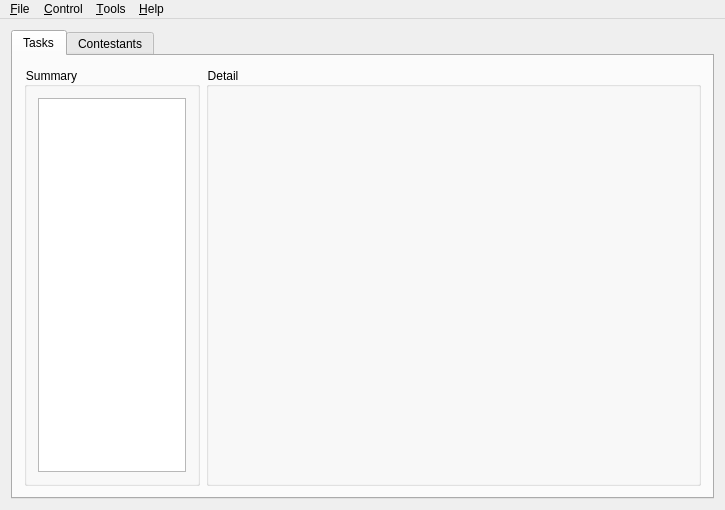
<?xml version="1.0" encoding="UTF-8"?>
<ui version="4.0">
 <class>Lemon</class>
 <widget class="QMainWindow" name="Lemon">
  <property name="geometry">
   <rect>
    <x>0</x>
    <y>0</y>
    <width>725</width>
    <height>510</height>
   </rect>
  </property>
  <property name="minimumSize">
   <size>
    <width>725</width>
    <height>510</height>
   </size>
  </property>
  <property name="windowTitle">
   <string>Lemon</string>
  </property>
  <property name="windowIcon">
   <iconset resource="../resource.qrc">
    <normaloff>:/icon/icon.png</normaloff>:/icon/icon.png</iconset>
  </property>
  <widget class="QWidget" name="centralWidget">
   <layout class="QHBoxLayout" name="horizontalLayout">
    <item>
     <widget class="QTabWidget" name="tabWidget">
      <property name="enabled">
       <bool>true</bool>
      </property>
      <property name="styleSheet">
       <string notr="true">font-size: 9pt;</string>
      </property>
      <property name="currentIndex">
       <number>0</number>
      </property>
      <widget class="QWidget" name="tasksTab">
       <attribute name="title">
        <string>Tasks</string>
       </attribute>
       <layout class="QHBoxLayout" name="horizontalLayout_2">
        <item>
         <widget class="QGroupBox" name="taskBox">
          <property name="sizePolicy">
           <sizepolicy hsizetype="Expanding" vsizetype="Preferred">
            <horstretch>1</horstretch>
            <verstretch>0</verstretch>
           </sizepolicy>
          </property>
          <property name="minimumSize">
           <size>
            <width>176</width>
            <height>387</height>
           </size>
          </property>
          <property name="styleSheet">
           <string notr="true">font-size: 9pt;</string>
          </property>
          <property name="title">
           <string>Summary</string>
          </property>
          <layout class="QVBoxLayout" name="verticalLayout_2">
           <item>
            <widget class="SummaryTree" name="summary">
             <property name="contextMenuPolicy">
              <enum>Qt::DefaultContextMenu</enum>
             </property>
             <property name="styleSheet">
              <string notr="true">font-size: 10pt;</string>
             </property>
             <attribute name="headerVisible">
              <bool>false</bool>
             </attribute>
             <column>
              <property name="text">
               <string notr="true">1</string>
              </property>
             </column>
            </widget>
           </item>
          </layout>
         </widget>
        </item>
        <item>
         <widget class="QGroupBox" name="editBox">
          <property name="sizePolicy">
           <sizepolicy hsizetype="Expanding" vsizetype="Preferred">
            <horstretch>3</horstretch>
            <verstretch>0</verstretch>
           </sizepolicy>
          </property>
          <property name="styleSheet">
           <string notr="true">font-size: 9pt;</string>
          </property>
          <property name="title">
           <string>Detail</string>
          </property>
          <layout class="QVBoxLayout" name="verticalLayout_8">
           <item>
            <widget class="QStackedWidget" name="editWidget">
             <property name="contextMenuPolicy">
              <enum>Qt::NoContextMenu</enum>
             </property>
             <property name="currentIndex">
              <number>2</number>
             </property>
             <widget class="QWidget" name="nullPage"/>
             <widget class="TaskEditWidget" name="taskEdit"/>
             <widget class="TestCaseEditWidget" name="testCaseEdit"/>
            </widget>
           </item>
          </layout>
         </widget>
        </item>
       </layout>
      </widget>
      <widget class="QWidget" name="contestantsTab">
       <attribute name="title">
        <string>Contestants</string>
       </attribute>
       <layout class="QVBoxLayout" name="verticalLayout">
        <item>
         <widget class="ResultViewer" name="resultViewer">
          <property name="styleSheet">
           <string notr="true">font-size:9pt;</string>
          </property>
          <property name="editTriggers">
           <set>QAbstractItemView::NoEditTriggers</set>
          </property>
          <property name="tabKeyNavigation">
           <bool>false</bool>
          </property>
          <property name="selectionMode">
           <enum>QAbstractItemView::ExtendedSelection</enum>
          </property>
          <property name="selectionBehavior">
           <enum>QAbstractItemView::SelectRows</enum>
          </property>
          <property name="verticalScrollMode">
           <enum>QAbstractItemView::ScrollPerPixel</enum>
          </property>
          <property name="horizontalScrollMode">
           <enum>QAbstractItemView::ScrollPerPixel</enum>
          </property>
          <property name="showGrid">
           <bool>false</bool>
          </property>
          <property name="sortingEnabled">
           <bool>true</bool>
          </property>
          <property name="cornerButtonEnabled">
           <bool>false</bool>
          </property>
          <attribute name="horizontalHeaderHighlightSections">
           <bool>false</bool>
          </attribute>
          <attribute name="verticalHeaderVisible">
           <bool>false</bool>
          </attribute>
          <attribute name="verticalHeaderDefaultSectionSize">
           <number>25</number>
          </attribute>
          <attribute name="verticalHeaderMinimumSectionSize">
           <number>25</number>
          </attribute>
         </widget>
        </item>
        <item>
         <layout class="QHBoxLayout" name="horizontalLayout_4">
          <item>
           <spacer name="horizontalSpacer">
            <property name="orientation">
             <enum>Qt::Horizontal</enum>
            </property>
            <property name="sizeHint" stdset="0">
             <size>
              <width>468</width>
              <height>20</height>
             </size>
            </property>
           </spacer>
          </item>
          <item>
           <widget class="QPushButton" name="refreshButton">
            <property name="text">
             <string>&amp;Refresh</string>
            </property>
           </widget>
          </item>
          <item>
           <widget class="QPushButton" name="judgeButton">
            <property name="enabled">
             <bool>false</bool>
            </property>
            <property name="text">
             <string>&amp;Judge</string>
            </property>
           </widget>
          </item>
          <item>
           <widget class="QPushButton" name="judgeAllButton">
            <property name="enabled">
             <bool>false</bool>
            </property>
            <property name="text">
             <string>Judge &amp;All</string>
            </property>
           </widget>
          </item>
         </layout>
        </item>
       </layout>
      </widget>
     </widget>
    </item>
   </layout>
  </widget>
  <widget class="QMenuBar" name="menuBar">
   <property name="geometry">
    <rect>
     <x>0</x>
     <y>0</y>
     <width>725</width>
     <height>23</height>
    </rect>
   </property>
   <property name="styleSheet">
    <string notr="true">font-size:9pt;</string>
   </property>
   <widget class="QMenu" name="fileMenu">
    <property name="title">
     <string>&amp;File</string>
    </property>
    <addaction name="newAction"/>
    <addaction name="openAction"/>
    <addaction name="saveAction"/>
    <addaction name="openFolderAction"/>
    <addaction name="closeAction"/>
    <addaction name="separator"/>
    <addaction name="exitAction"/>
   </widget>
   <widget class="QMenu" name="controlMenu">
    <property name="title">
     <string>&amp;Control</string>
    </property>
    <addaction name="judgeAction"/>
    <addaction name="judgeAllAction"/>
    <addaction name="separator"/>
    <addaction name="addTasksAction"/>
    <addaction name="exportAction"/>
   </widget>
   <widget class="QMenu" name="toolsMenu">
    <property name="title">
     <string>&amp;Tools</string>
    </property>
    <widget class="QMenu" name="languageMenu">
     <property name="title">
      <string>UI Language</string>
     </property>
     <addaction name="setEnglishAction"/>
    </widget>
    <addaction name="optionsAction"/>
    <addaction name="languageMenu"/>
   </widget>
   <widget class="QMenu" name="helpMenu">
    <property name="title">
     <string>&amp;Help</string>
    </property>
    <addaction name="aboutAction"/>
   </widget>
   <addaction name="fileMenu"/>
   <addaction name="controlMenu"/>
   <addaction name="toolsMenu"/>
   <addaction name="helpMenu"/>
  </widget>
  <action name="newAction">
   <property name="text">
    <string>&amp;New Contest</string>
   </property>
  </action>
  <action name="openAction">
   <property name="text">
    <string>&amp;Open Existing Contest</string>
   </property>
  </action>
  <action name="exitAction">
   <property name="text">
    <string>E&amp;xit</string>
   </property>
  </action>
  <action name="optionsAction">
   <property name="text">
    <string>&amp;Options</string>
   </property>
  </action>
  <action name="aboutAction">
   <property name="text">
    <string>&amp;About</string>
   </property>
  </action>
  <action name="judgeAction">
   <property name="enabled">
    <bool>false</bool>
   </property>
   <property name="text">
    <string>&amp;Judge Selected</string>
   </property>
  </action>
  <action name="judgeAllAction">
   <property name="enabled">
    <bool>false</bool>
   </property>
   <property name="text">
    <string>Judge &amp;All</string>
   </property>
  </action>
  <action name="closeAction">
   <property name="text">
    <string>&amp;Close Current Contest</string>
   </property>
  </action>
  <action name="setEnglishAction">
   <property name="text">
    <string notr="true">English</string>
   </property>
  </action>
  <action name="addTasksAction">
   <property name="enabled">
    <bool>false</bool>
   </property>
   <property name="text">
    <string>Add &amp;Tasks Automatically</string>
   </property>
  </action>
  <action name="makeSelfTestAction">
   <property name="enabled">
    <bool>false</bool>
   </property>
   <property name="text">
    <string>&amp;Make Self-testing Folder</string>
   </property>
  </action>
  <action name="exportAction">
   <property name="enabled">
    <bool>false</bool>
   </property>
   <property name="text">
    <string>&amp;Export Result</string>
   </property>
  </action>
  <action name="saveAction">
   <property name="text">
    <string>Save Current Contest</string>
   </property>
  </action>
  <action name="openFolderAction">
   <property name="text">
    <string>Open Current Contest Folder</string>
   </property>
  </action>
 </widget>
 <layoutdefault spacing="6" margin="11"/>
 <customwidgets>
  <customwidget>
   <class>SummaryTree</class>
   <extends>QTreeWidget</extends>
   <header>summarytree.h</header>
  </customwidget>
  <customwidget>
   <class>TaskEditWidget</class>
   <extends>QWidget</extends>
   <header>taskeditwidget.h</header>
   <container>1</container>
  </customwidget>
  <customwidget>
   <class>TestCaseEditWidget</class>
   <extends>QWidget</extends>
   <header>testcaseeditwidget.h</header>
   <container>1</container>
  </customwidget>
  <customwidget>
   <class>ResultViewer</class>
   <extends>QTableWidget</extends>
   <header>resultviewer.h</header>
  </customwidget>
 </customwidgets>
 <tabstops>
  <tabstop>tabWidget</tabstop>
  <tabstop>summary</tabstop>
  <tabstop>refreshButton</tabstop>
  <tabstop>judgeButton</tabstop>
  <tabstop>judgeAllButton</tabstop>
  <tabstop>resultViewer</tabstop>
 </tabstops>
 <resources>
  <include location="../resource.qrc"/>
 </resources>
 <connections/>
</ui>
